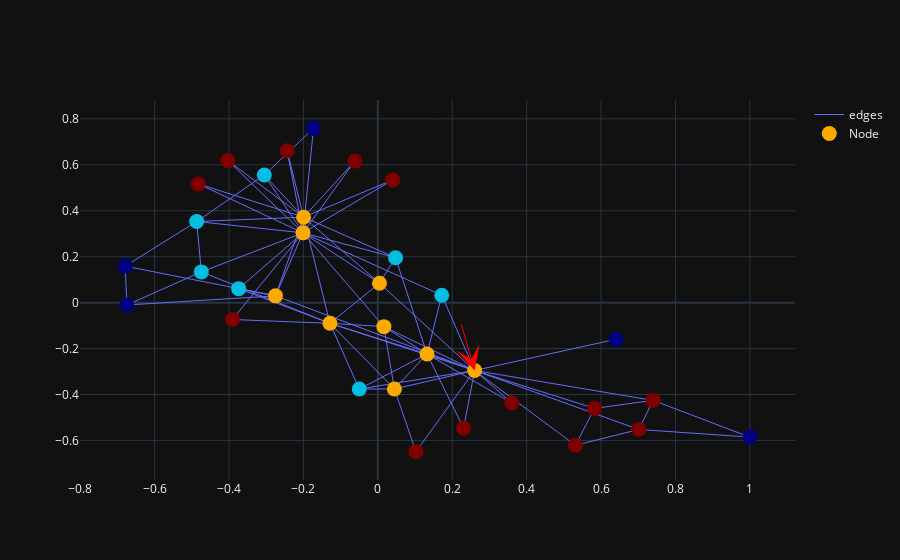

The notebook cell saved with this chart:
### Code cell
%%timeit -n1 -r1
df = other_sims.kmedoid_clustering2(target_G, RDD.get_rdd_matrix(target_G, target_rad, measures.global_graph_degree), target_clusters)
fig = visualize.visualize_rdd_kmedoid(target_G, target_rad, measure_list, pos, target_clusters)
fig.show()
df = df.sort_values('cluster')
# print(df)1

clusters = df_to_cluster_list(df)
result = nx.algorithms.community.modularity(target_G, clusters)
print(result)

### Figure 1 — Plotly figure (JSON) as saved in the notebook; plotly's stock layout.template omitted (floating-point values rounded to 4 significant figures; data arrays with more than 128 entries replaced by an {"elided": "..."} marker saying what was removed)
{"data": [{"line": {"width": 1}, "marker": {"color": [2, 2, 2, 2, 3, 3, 3, 1, 2, 3, 3, 0, 3, 2, 3, 3, 0, 3, 3, 1, 3, 3, 3, 1, 0, 0, 0, 1, 1, 1, 1, 2, 2, 2], "colorscale": [[0, "rgb(0,0,131)"], [0.2, "rgb(0,60,170)"], [0.4, "rgb(5,255,255)"], [0.6, "rgb(255,255,0)"], [0.8, "rgb(250,0,0)"], [1, "rgb(128,0,0)"]], "size": 15}, "mode": "lines", "name": "edges", "type": "scatter", "uid": "524dbbf7-e740-48f8-8d1b-4022c20881f3", "x": {"elided": "234 float values"}, "y": {"elided": "234 float values"}}, {"customdata": {"elided": "34x6 float values"}, "hovertemplate": "node_name: %{customdata[0]} <br> radius: %{customdata[1]} <br> degree: %{customdata[2]} <br> cluster: %{customdata[3]} <br> nodes_x: %{customdata[4]} <br> nodes_y: %{customdata[5]} <br> ", "marker": {"color": [2, 2, 2, 2, 3, 3, 3, 1, 2, 3, 3, 0, 3, 2, 3, 3, 0, 3, 3, 1, 3, 3, 3, 1, 0, 0, 0, 1, 1, 1, 1, 2, 2, 2], "colorscale": [[0, "rgb(0,0,131)"], [0.2, "rgb(0,60,170)"], [0.4, "rgb(5,255,255)"], [0.6, "rgb(255,255,0)"], [0.8, "rgb(250,0,0)"], [1, "rgb(128,0,0)"]], "size": 15}, "mode": "markers", "name": "Node", "text": [1, 2, 3, 4, 5, 6, 7, 8, 9, 10, 11, 12, 13, 14, 15, 16, 17, 18, 19, 20, 21, 22, 23, 24, 25, 26, 27, 28, 29, 30, 31, 32, 33, 34], "type": "scatter", "uid": "dc6b3668-b046-4257-a505-481106e1f5e2", "x": [0.2602, 0.1323, -0.1288, 0.04445, 0.5312, 0.7398, 0.7015, -0.05002, 0.004353, -0.391, 0.5824, 0.6399, 0.1024, 0.01621, 0.04017, -0.06175, 1.0, 0.2305, -0.4824, 0.1717, -0.2438, 0.3599, -0.4031, -0.487, -0.6745, -0.6793, -0.1729, -0.4744, -0.3742, -0.3053, 0.04758, -0.2751, -0.1996, -0.2012], "y": [-0.2954, -0.2239, -0.09002, -0.3759, -0.621, -0.4255, -0.5522, -0.376, 0.08465, -0.07347, -0.4604, -0.1596, -0.6487, -0.1046, 0.5343, 0.6162, -0.5855, -0.5465, 0.5167, 0.03234, 0.6613, -0.4367, 0.6184, 0.3532, -0.01024, 0.1589, 0.7586, 0.1338, 0.06082, 0.5554, 0.1956, 0.02947, 0.372, 0.3037]}], "layout": {"annotations": [{"arrowcolor": "red", "arrowhead": 3, "arrowsize": 4, "axref": "x", "ayref": "y", "showarrow": true, "x": 0.2602, "y": -0.2954}], "dragmode": "pan"}}
